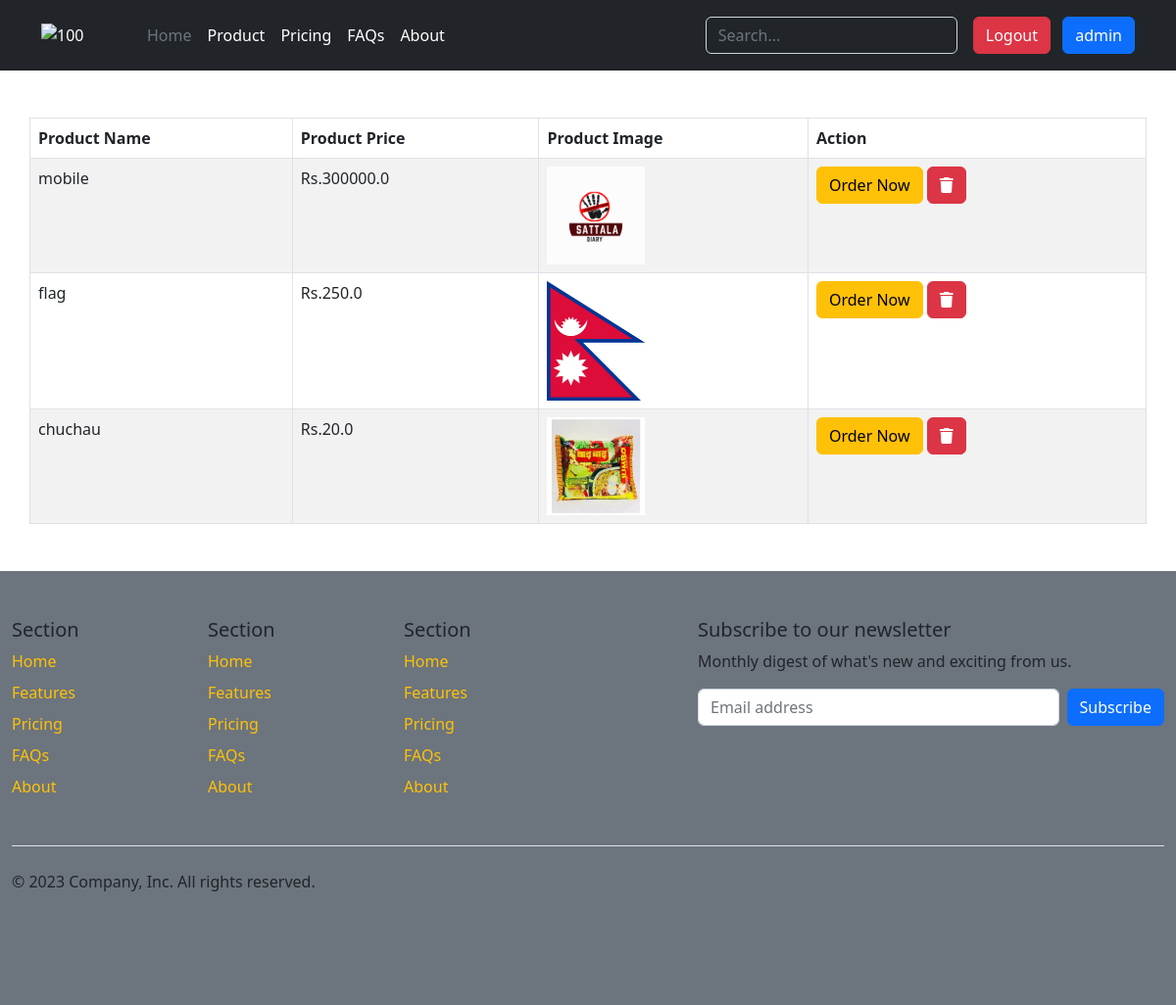
The app's page /cart/ (signed in) with its own data.
### userpage/models.py (models this page shows)
class Cart(models.Model):
    product=models.ForeignKey(Product,on_delete=models.CASCADE)
    user=models.ForeignKey(User,on_delete=models.CASCADE)

### products/models.py (models this page shows, shortened)
class Product(models.Model):
    Product_name=models.CharField(max_length=100)
    Product_price=models.FloatField()
    stock=models.IntegerField()
    Product_description=models.TextField()
    Product_image=models.FileField(upload_to='static/uploads',null=True)
    Category=models.ForeignKey(Category,on_delete=models.CASCADE,null=True)
    created_at=models.DateTimeField(auto_now_add=True)

### userpage/views.py (the view)
# urls.py: path('cart/',show_cart_items),
@login_required
def show_cart_items(request):
    user = request.user
    cart = Cart.objects.filter(user=user)
    context = {"cart": cart}
    return render(request, "userpage/cart.html", context)

### userpage/templates/userpage/cart.html (shortened to what this page needs)
{% extends 'layouts.html' %}
{% load static %}
{%block title%}
{% include 'userpage/header.html' %}
{% endblock %}
{% block main-content %}
<div class="container">
    <div class="row d-flex justify-content-center">
        <table class="table table-bordered table-striped my-5">
            <thead>
                <tr>
                    <th>Product Name</th>
                    <th>Product Price</th>
                    <th>Product Image</th>
                    <th>Action</th>
                </tr>
            </thead>
            <tbody>
                {% for item in cart %}
                <tr>
                    <td>{{item.product.Product_name}}</td>
                    <td>Rs.{{item.product.Product_price}}</td>
                    <td> <img src="/{{item.product.Product_image}}" alt="{{item.product.Product_name}}" width="100">
                    </td>
                    <td>
                        <a href="/order/{{item.product.id}}/{{item.id}}" class="btn btn-warning">Order Now</a>
                        <a href="/deletecartitem/{{item.id}}" class="btn btn-danger"
                            onclick="return confirm('are you sure want to delete this?')">
                            <i class="fa-sharp fa-solid fa-trash"></i>
                        </a>
                    </td>
                </tr>
                {% endfor %}
            </tbody>
        </table>
    </div>
</div>
{% include 'userpage/footer.html' %}
{% endblock %}

### userpage/templates/userpage/header.html (shortened to what this page needs)
<!DOCTYPE html>
<html lang="en">
<head>
</head>
<body>
  <header class="p-3 text-bg-dark">
    <div class="container">
      <div class="d-flex flex-wrap align-items-center justify-content-center justify-content-lg-start">
        <a href="/" class="d-flex align-items-center mb-2 mb-lg-0 text-white text-decoration-none">
          <img src="https://logos-world.net/wp-content/uploads/2022/05/Daraz-Logo-700x394.png" width="100" alt="100">
        </a>
        <ul class="nav col-12 col-lg-auto me-lg-auto mb-2 justify-content-center mb-md-0">
          <li><a href="/" class="nav-link px-2 text-secondary">Home</a></li>
          <li><a href="/products" class="nav-link px-2 text-white">Product</a></li>
          <li><a href="#" class="nav-link px-2 text-white">Pricing</a></li>
          <li><a href="#" class="nav-link px-2 text-white">FAQs</a></li>
          <li><a href="#" class="nav-link px-2 text-white">About</a></li>
        </ul>
        <form class="col-12 col-lg-auto mb-3 mb-lg-0 me-lg-3" role="search">
          <input type="search" class="form-control form-control-dark text-bg-dark" placeholder="Search..." aria-label="Search">
        </form>
        <div class="text-end">
          {% if user.is_authenticated%}
          <a href="/logout" class="btn btn-danger me-2">Logout</a>
          <a href="#" class="btn btn-primary">{{user.username}}</a>
          {% else %}
          <a href="/login" class="btn btn-outline-light me-2">Login</a>
          <a href="/register" class="btn btn-warning">Sign-up</a>
          {% endif %}
        </div>
      </div>
    </div>
  </header>
</body>
</html>

### records on screen
Cart: product.Product_name "mobile", product.Product_price "300000.0", product.Product_image (picture)
Cart: product.Product_name "flag", product.Product_price "250.0", product.Product_image (picture)
Cart: product.Product_name "chuchau", product.Product_price "20.0", product.Product_image (picture)

### other values on screen
{{ user.username }} "admin"
